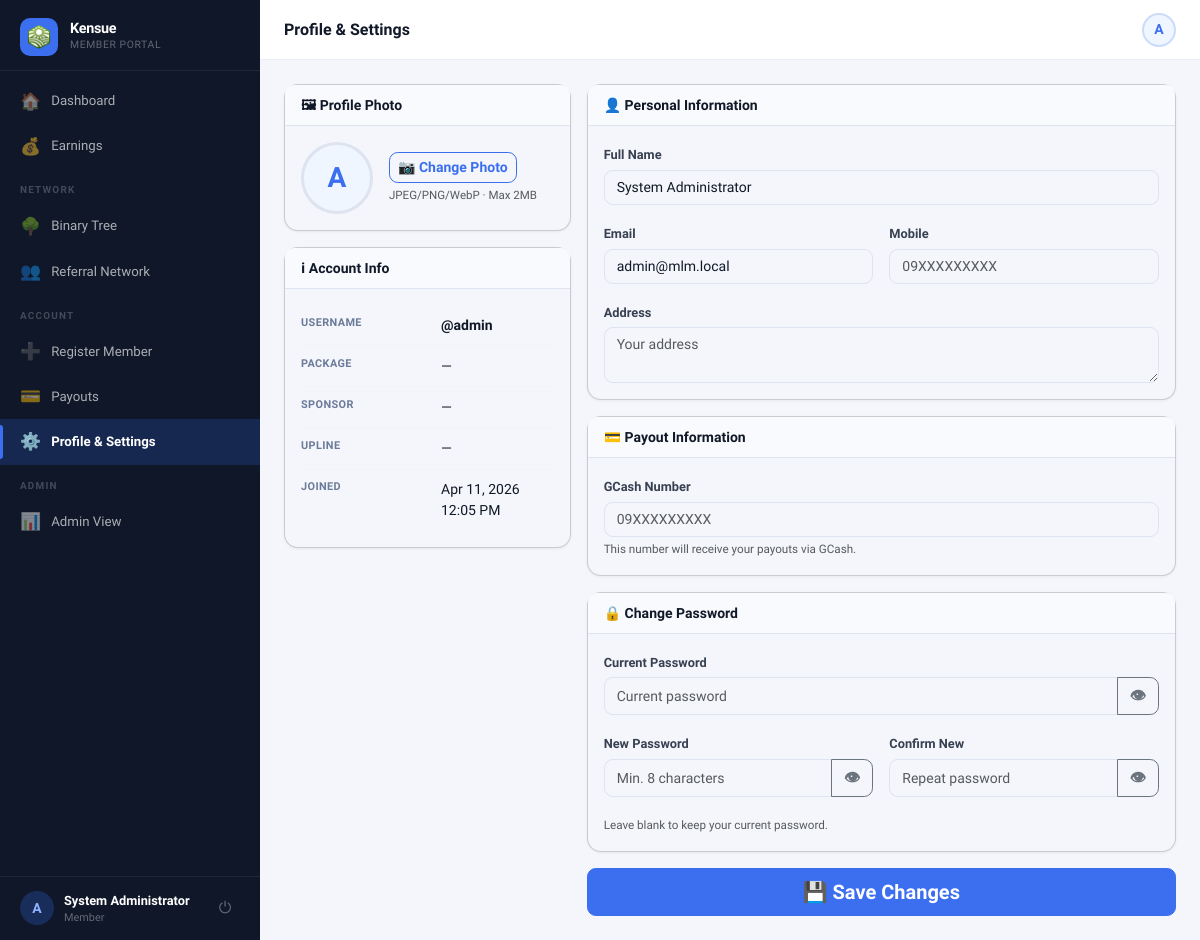
/?page=profile (signed in), run on the app's committed database.
### tables this page shows
CREATE TABLE settings (
  key_name   VARCHAR(80) NOT NULL PRIMARY KEY,
  value      TEXT        NOT NULL,
  updated_at TIMESTAMP DEFAULT CURRENT_TIMESTAMP ON UPDATE CURRENT_TIMESTAMP
);

CREATE TABLE users (
  id                INT UNSIGNED AUTO_INCREMENT PRIMARY KEY,
  username          VARCHAR(40)  NOT NULL UNIQUE,
  password_hash     VARCHAR(255) NOT NULL,
  role              ENUM('member','admin') NOT NULL DEFAULT 'member',
  package_id        INT UNSIGNED NULL,
  reg_code_id       INT UNSIGNED NULL,

   
  sponsor_id        INT UNSIGNED NULL,
  binary_parent_id  INT UNSIGNED NULL,
  binary_position   ENUM('left','right') NULL,

   
  left_count        INT UNSIGNED NOT NULL DEFAULT 0,
  right_count       INT UNSIGNED NOT NULL DEFAULT 0,
  pairs_paid        INT UNSIGNED NOT NULL DEFAULT 0,
  pairs_flushed     INT UNSIGNED NOT NULL DEFAULT 0,
  pairs_paid_today  INT UNSIGNED NOT NULL DEFAULT 0,   

   
  full_name         VARCHAR(120) NULL,
  email             VARCHAR(120) NULL,
  mobile            VARCHAR(20)  NULL,
  gcash_number      VARCHAR(20)  NULL,
  address           TEXT         NULL,
  photo             VARCHAR(200) NULL,

  ewallet_balance   DECIMAL(14,2) NOT NULL DEFAULT 0.00,
  status            ENUM('active','suspended','pending') NOT NULL DEFAULT 'active',
  joined_at         TIMESTAMP DEFAULT CURRENT_TIMESTAMP,
  last_login        TIMESTAMP NULL,

  FOREIGN KEY (sponsor_id)       REFERENCES users(id) ON DELETE SET NULL,
  FOREIGN KEY (binary_parent_id) REFERENCES users(id) ON DELETE SET NULL,
  FOREIGN KEY (package_id)       REFERENCES packages(id) ON DELETE SET NULL
);

### controllers/MemberController.php (called while the page is built, shortened)
<?php
class MemberController
{
    public function profile(): void
    {
        Auth::guard('member');
        $user = Auth::user();
        require 'views/member/profile.php';
    }
}

### index.php (called while the page is built, shortened)
<?php
require_once 'config/db.php';
require_once 'core/helpers.php';
require_once 'core/Auth.php';
if (setting('maintenance_mode') === '1' && !Auth::isAdmin()) {
    $name = setting('site_name', APP_NAME);
    http_response_code(503);
    die("<!doctype html><html><head><meta charset='UTF-8'><title>Maintenance — {$name}</title>
    <style>body{font-family:system-ui;display:flex;align-items:center;justify-content:center;min-height:100vh;margin:0;background:#f4f6fb;}
    .box{text-align:center;padding:40px;max-width:400px;}h1{font-size:24px;}p{color:#6b7a99;}</style>
    </head><body><div class='box'><div style='font-size:50px;margin-bottom:16px;'>🔧</div>
    <h1>{$name}</h1><p>We're performing scheduled maintenance. We'll be back shortly.</p></div></body></html>");
}
$page = $_GET['page'] ?? 'login';
$route = $routes[$page] ?? null;
[$ctrlClass, $method, $role] = $route;
(new $ctrlClass())->$method();

### config/db.php (called while the page is built, shortened)
<?php
function db(): PDO
{
    static $pdo = null;
    if ($pdo === null) {
        $dsn = sprintf(
            'mysql:host=%s;port=%s;dbname=%s;charset=utf8mb4',
            DB_HOST,
            DB_PORT,
            DB_NAME
        );
        try {
            $pdo = new PDO($dsn, DB_USER, DB_PASS, [
                PDO::ATTR_ERRMODE            => PDO::ERRMODE_EXCEPTION,
                PDO::ATTR_DEFAULT_FETCH_MODE => PDO::FETCH_ASSOC,
                PDO::ATTR_EMULATE_PREPARES   => false,
                PDO::MYSQL_ATTR_FOUND_ROWS   => true,
            ]);
        } catch (PDOException $e) {
            if (APP_ENV === 'development') {
                die('<pre>Database connection failed: ' . $e->getMessage() . '</pre>');
            }
            die('Service temporarily unavailable. Please try again later.');
        }
    }
    return $pdo;
}

### core/helpers.php (called while the page is built, shortened)
<?php
function e(mixed $val): string
{
    return htmlspecialchars((string) $val, ENT_QUOTES | ENT_SUBSTITUTE, 'UTF-8');
}
function fmt_date(?string $ts, string $format = 'M d, Y'): string
{
    return date($format, strtotime($ts));
}
function fmt_datetime(?string $ts): string
{
    return fmt_date($ts, 'M d, Y h:i A');
}
function setting(string $key, string $default = ''): string
{
    static $cache = [];
    if (!array_key_exists($key, $cache)) {
        $st = db()->prepare('SELECT value FROM settings WHERE key_name = ?');
        $st->execute([$key]);
        $cache[$key] = $st->fetchColumn() ?: $default;
    }
    return $cache[$key];
}

### core/Auth.php (called while the page is built, shortened)
<?php
class Auth
{
    public static function check(): bool
    {
        return isset($_SESSION['user_id']) && (int)$_SESSION['user_id'] > 0;
    }
    public static function isAdmin(): bool
    {
        return self::check() && $_SESSION['user_role'] === 'admin';
    }
    public static function id(): int
    {
        return (int)($_SESSION['user_id'] ?? 0);
    }
    public static function user(): array
    {
        static $user = null;
        if ($user === null) {
            $st = db()->prepare(
                'SELECT u.*, p.name AS package_name, p.pairing_bonus, p.daily_pair_cap,
                        p.direct_ref_bonus,
                        sp.username AS sponsor_username,
                        bp.username AS binary_parent_username
                 FROM   users u
                 LEFT JOIN packages p  ON p.id  = u.package_id
                 LEFT JOIN users sp    ON sp.id = u.sponsor_id
                 LEFT JOIN users bp    ON bp.id = u.binary_parent_id
                 WHERE  u.id = ?'
            );
            $st->execute([self::id()]);
            $user = $st->fetch() ?: [];
        }
        return $user;
    }
    public static function guard(string $role = 'member'): void
    {
        $u = self::user();
    }
}

### views/member/profile.php (the view, shortened to what this page needs)
<?php $pageTitle = 'Profile & Settings'; ?>
<?php require 'views/partials/head.php'; ?>
<?php require 'views/partials/sidebar_member.php'; ?>
<div class="main-content">
  <?php require 'views/partials/topbar.php'; ?>
  <div class="page-content">
    <form method="POST" action="<?= APP_URL ?>/?page=save_profile" enctype="multipart/form-data">
      <div class="row g-3">
        <div class="col-12 col-lg-4 d-flex flex-column gap-3">
          <div class="card">
            <div class="card-header"><span class="card-title">🖼 Profile Photo</span></div>
            <div class="card-body d-flex align-items-center gap-3 flex-wrap">
              <div id="avatarWrap" style="width:72px;height:72px;border-radius:50%;overflow:hidden;background:var(--primary-light);display:flex;align-items:center;justify-content:center;font-size:1.75rem;font-weight:700;color:var(--primary);border:3px solid #dde3ef;flex-shrink:0;">
                <?php if($user['photo']): ?><img id="photoPreview" src="<?= APP_URL ?>/uploads/<?= e($user['photo']) ?>" style="width:100%;height:100%;object-fit:cover;"><?php else: ?><span id="photoInitial"><?= strtoupper(substr($user['username'],0,1)) ?></span><?php endif; ?>
              </div>
              <div>
                <label class="btn btn-outline-primary btn-sm cursor-pointer">📷 Change Photo
                </label>
                <p class="text-muted mb-0 mt-1" style="font-size:.72rem;">JPEG/PNG/WebP · Max 2MB</p>
              </div>
            </div>
          </div>
          <div class="card">
            <div class="card-header"><span class="card-title">ℹ Account Info</span></div>
            <div class="card-body">
              <table class="info-table">
                <tr><td>Username</td><td><strong>@<?= e($user['username']) ?></strong></td></tr>
                <tr><td>Package</td><td><?= e($user['package_name'] ?? '—') ?></td></tr>
                <tr><td>Sponsor</td><td><?= isset($user['sponsor_username']) && $user['sponsor_username'] ? '@'.e($user['sponsor_username']) : '—' ?></td></tr>
                <tr><td>Upline</td><td><?php $bpu=$user['binary_parent_username']??null; echo $bpu ? '@'.e($bpu).' ('.e($user['binary_position']??'').')' : '—'; ?></td></tr>
                <tr><td>Joined</td><td><?= fmt_datetime($user['joined_at']) ?></td></tr>
              </table>
            </div>
          </div>
        </div>
        <div class="col-12 col-lg-8 d-flex flex-column gap-3">
          <div class="card">
            <div class="card-header"><span class="card-title">👤 Personal Information</span></div>
            <div class="card-body">
              <div class="mb-3"><label class="form-label">Full Name</label><input type="text" name="full_name" class="form-control" value="<?= e($user['full_name']??'') ?>" placeholder="Your full name"></div>
              <div class="row g-3">
                <div class="col-md-6 mb-3"><label class="form-label">Email</label><input type="email" name="email" class="form-control" value="<?= e($user['email']??'') ?>" placeholder="email@example.com"></div>
                <div class="col-md-6 mb-3"><label class="form-label">Mobile</label><input type="tel" name="mobile" class="form-control" value="<?= e($user['mobile']??'') ?>" placeholder="09XXXXXXXXX"></div>
              </div>
              <div class="mb-0"><label class="form-label">Address</label><textarea name="address" class="form-control" rows="2" placeholder="Your address"><?= e($user['address']??'') ?></textarea></div>
            </div>
          </div>
          <div class="card">
            <div class="card-header"><span class="card-title">💳 Payout Information</span></div>
            <div class="card-body">
              <label class="form-label">GCash Number</label>
              <input type="tel" name="gcash_number" class="form-control" inputmode="numeric" value="<?= e($user['gcash_number']??'') ?>" placeholder="09XXXXXXXXX">
              <div class="form-text">This number will receive your payouts via GCash.</div>
            </div>
          </div>
          <div class="card">
            <div class="card-header"><span class="card-title">🔒 Change Password</span></div>
            <div class="card-body">
              <div class="mb-3"><label class="form-label">Current Password</label>
                <div class="input-group">
                  <input type="password" name="current_password" id="cur_pw" class="form-control" placeholder="Current password" autocomplete="current-password">
                  <button type="button" class="btn btn-outline-secondary" onclick="togglePw('cur_pw',this)">👁</button>
                </div>
              </div>
              <div class="row g-3">
                <div class="col-md-6 mb-3"><label class="form-label">New Password</label>
                  <div class="input-group">
                    <input type="password" name="new_password" id="new_pw" class="form-control" minlength="8" placeholder="Min. 8 characters" autocomplete="new-password">
                    <button type="button" class="btn btn-outline-secondary" onclick="togglePw('new_pw',this)">👁</button>
                  </div>
                </div>
                <div class="col-md-6 mb-3"><label class="form-label">Confirm New</label>
                  <div class="input-group">
                    <input type="password" name="new_password_confirm" id="confirm_pw" class="form-control" placeholder="Repeat password" autocomplete="new-password">
                    <button type="button" class="btn btn-outline-secondary" onclick="togglePw('confirm_pw',this)">👁</button>
                  </div>
                </div>
              </div>
              <p class="form-text mb-0">Leave blank to keep your current password.</p>
            </div>
          </div>
          <button type="submit" class="btn btn-primary btn-lg w-100">💾 Save Changes</button>
        </div>
      </div>
    </form>
  </div>
</div>
<?php require 'views/partials/footer.php'; ?>

### views/partials/sidebar_member.php (shortened to what this page needs)
<?php
$cp      = current_page();
$user    = Auth::user();
$initial = strtoupper(substr($user['username'] ?? 'U', 0, 1));
$name    = $user['full_name'] ?: ('@' . $user['username']);
$view    = $_GET['view'] ?? '';
$nav = [
  ['page' => 'dashboard', 'icon' => '🏠', 'label' => 'Dashboard',        'pages' => ['dashboard']],
  ['page' => 'earnings',  'icon' => '💰', 'label' => 'Earnings',         'pages' => ['earnings']],
  'SEPARATOR:Network',
  ['page' => 'genealogy&view=binary',  'icon' => '🌳', 'label' => 'Binary Tree',      'pages' => ['genealogy'], 'view' => 'binary'],
  ['page' => 'genealogy&view=referral','icon' => '👥', 'label' => 'Referral Network', 'pages' => ['genealogy'], 'view' => 'referral'],
  'SEPARATOR:Account',
  ['page' => 'register&sponsor='.$user['username'], 'icon' => '➕', 'label' => 'Register Member', 'pages' => ['register']],
  ['page' => 'payout',  'icon' => '💳', 'label' => 'Payouts',   'pages' => ['payout']],
  ['page' => 'profile', 'icon' => '⚙️', 'label' => 'Profile & Settings', 'pages' => ['profile']],
];
if (Auth::isAdmin()) {
  $nav[] = 'SEPARATOR:Admin';
  $nav[] = ['page' => 'admin', 'icon' => '📊', 'label' => 'Admin View', 'pages' => []];
}
function memberNavActive($item, $cp, $view) {
  if (!in_array($cp, $item['pages'])) return false;
  return true;
}
function renderSidebarNav($nav, $cp, $user, $view, $initial, $name) { ?>
  <div class="sidebar-brand">
    <div class="brand-icon">
      <img src="<?= APP_URL ?>/assets/img/logo.png" alt="Logo">
    </div>
    <div>
      <div class="brand-name"><?= e(setting('site_name', APP_NAME)) ?></div>
      <div class="brand-sub">Member Portal</div>
    </div>
  </div>
  <nav class="sidebar-nav">
    <?php foreach ($nav as $item):
      if (is_string($item)) {
        echo '<div class="nav-section-label">' . e(substr($item, 10)) . '</div>';
        continue;
      }
      $active = memberNavActive($item, $cp, $view);
      $href   = APP_URL . '/?page=' . $item['page'];
    ?>
    <a href="<?= $href ?>" class="nav-item-link <?= $active ? 'active' : '' ?>">
      <span class="nav-icon"><?= $item['icon'] ?></span>
      <?= e($item['label']) ?>
    </a>
    <?php endforeach; ?>
  </nav>
  <div class="sidebar-footer">
    <div class="sidebar-user">
      <div class="user-avatar">
        <?php if (!empty($user['photo'])): ?>
          <img src="<?= APP_URL ?>/uploads/<?= e($user['photo']) ?>" alt="">
        <?php else: ?>
          <?= $initial ?>
        <?php endif; ?>
      </div>
      <div class="user-info">
        <div class="user-name"><?= e($name) ?></div>
        <div class="user-role"><?= e($user['package_name'] ?? 'Member') ?></div>
      </div>
      <a href="<?= APP_URL ?>/?page=logout" class="sidebar-logout" title="Log out">⏻</a>
    </div>
  </div>
<?php } ?>
<div class="sidebar d-none d-lg-flex flex-column">
  <?php renderSidebarNav($nav, $cp, $user, $view, $initial, $name); ?>
</div>

### views/partials/topbar.php (shortened to what this page needs)
<?php
if (isset($_GET['page']) && $_GET['page'] === 'admin_user_view' && !empty($_GET['id']) && Auth::isAdmin()) {
  $user = getUserById((int)$_GET['id']);
  if (!$user) {
    flash('error', 'User not found.');
    redirect('/?page=admin_users');
  }
} else {
  $user = Auth::user();
}
$initials      = strtoupper(substr($user['username'] ?? 'U', 0, 1));
?>
<div class="topbar-wrapper no-print">
  <div class="topbar-title"><?= e($pageTitle ?? 'Dashboard') ?></div>
  <div class="d-flex align-items-center gap-2">
    <a href="<?= APP_URL ?>/?page=<?= Auth::isAdmin() ? 'admin' : 'profile' ?>"
      class="topbar-avatar" title="<?= e($user['username'] ?? '') ?>">
      <?php if (!empty($user['photo'])): ?>
        <img src="<?= APP_URL ?>/uploads/<?= e($user['photo']) ?>" alt="">
      <?php else: ?>
        <?= $initials ?>
      <?php endif; ?>
    </a>
  </div>
</div>

### data on the page
settings: value "Kensue"
users: username "A", full_name "System Administrator", username "admin", joined_at "Apr 11, 2026 12:05 PM", email "admin@mlm.local"

### other printed values
$item['icon'] "🏠"
$item['label'] "Dashboard"
$item['icon'] "💰"
$item['label'] "Earnings"
substr($item, 10) "NETWORK"
$item['icon'] "🌳"
$item['label'] "Binary Tree"
$item['icon'] "👥"
$item['label'] "Referral Network"
substr($item, 10) "ACCOUNT"
$item['icon'] "➕"
$item['label'] "Register Member"
$item['icon'] "💳"
$item['label'] "Payouts"
$item['icon'] "⚙️"
